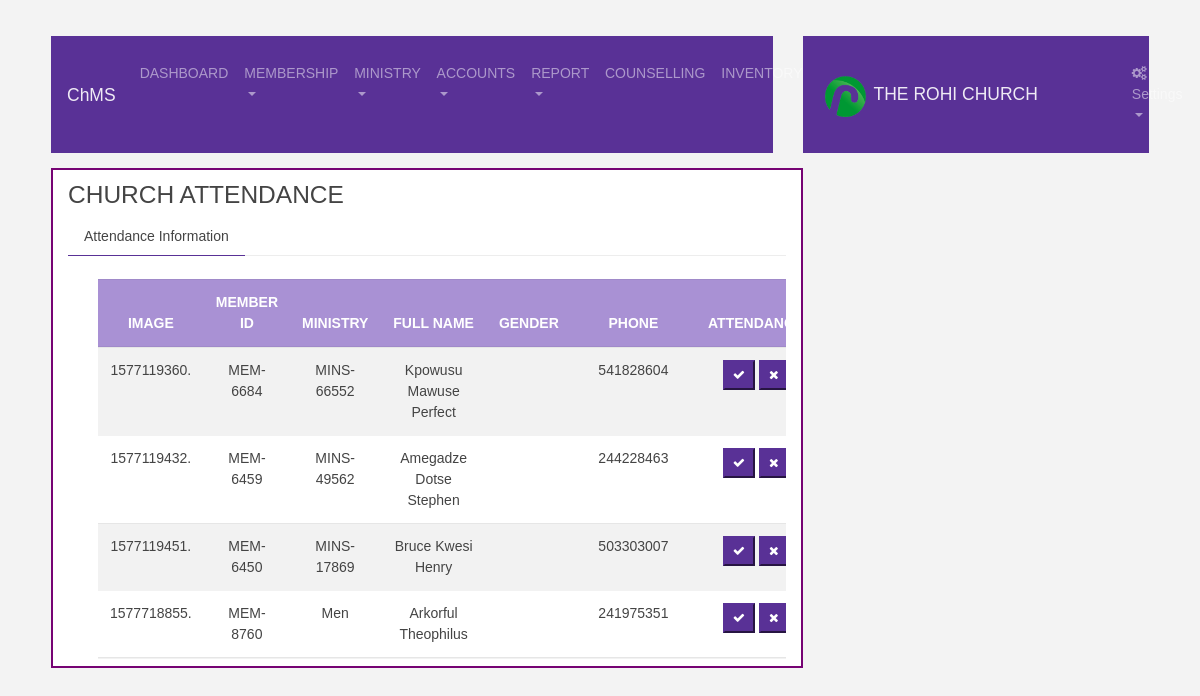
The page /grp_att.php (signed in) on the database its author committed.
### tables this page shows
CREATE TABLE `membership_tb` (
  `id` int(11) NOT NULL,
  `member_id` varchar(255) DEFAULT NULL,
  `last_name` varchar(255) DEFAULT NULL,
  `first_name` varchar(255) DEFAULT NULL,
  `other_name` varchar(255) DEFAULT NULL,
  `full_name` varchar(255) DEFAULT NULL,
  `dob` date DEFAULT NULL,
  `gender` varchar(255) DEFAULT NULL,
  `residential_address` varchar(255) DEFAULT NULL,
  `postal_address` varchar(255) DEFAULT NULL,
  `home_town` varchar(255) DEFAULT NULL,
  `phone_number` varchar(255) DEFAULT NULL,
  `nationality` varchar(255) DEFAULT NULL,
  `place_of_birth` varchar(255) DEFAULT NULL,
  `occupation` varchar(255) DEFAULT NULL,
  `marital_status` varchar(255) DEFAULT NULL,
  `email` varchar(255) DEFAULT NULL,
  `group_name` varchar(255) DEFAULT NULL,
  `baptism_status` varchar(255) DEFAULT NULL,
  `confirmation_status` varchar(255) DEFAULT NULL,
  `membership_type` varchar(255) DEFAULT NULL,
  `parental_name` varchar(255) DEFAULT NULL,
  `parental_status` varchar(255) DEFAULT NULL,
  `position` varchar(255) DEFAULT NULL,
  `member_status` varchar(255) DEFAULT NULL,
  `invited_by` varchar(255) DEFAULT NULL,
  `member_image` varchar(255) DEFAULT NULL,
  `doe` timestamp NOT NULL DEFAULT current_timestamp() ON UPDATE current_timestamp()
);

### assets/core/connection.php (called while the page is built, shortened)
<?php
$username = DB_USER;
$password = DB_PASSWORD;
$dbname = DB_NAME;
$port_number = 3306;
try{
	$db = new PDO("mysql:host=localhost;port=".$port_number.";dbname=$dbname", "$username", "$password");
	$db->setAttribute(PDO::ATTR_ERRMODE, PDO::ERRMODE_EXCEPTION);
}
catch(PDOException $e){
	echo 'ERROR: ' . $e->getMessage();
}
 	function select($sql, $fetchMode = PDO::FETCH_ASSOC){
        global $db;
        $stmt = $db->prepare($sql);
        $ok = $stmt->execute();
        return $stmt->fetchAll($fetchMode);
     }
?>

### grp_att.php (the view, shortened to what this page needs)
<?php
include 'layout/head.php';
$attendance= select("SELECT * FROM membership_tb ");
?>
<div class="container-fluid">
    <div class="row">
        <div class="col-md-8" style="margin-left:15px;margin-top:15px;margin-bottom:0px;border:2px solid #760373;height:500px;padding-top:10px;background-color:#fff;">
            <h3>CHURCH ATTENDANCE</h3>
  <ul class="nav nav-tabs">
  <li class="nav-item">
  <a class="nav-link active show" data-toggle="tab" href="#home">Attendance Information</a>
  </li>
</ul>
<div id="myTabContent" class="tab-content">
        <div class="row" style="padding-top:1%; margin-left:360px;">
  </div>
  <div class="container" style="text-align:center;overflow:scroll; height:380px;">
  <form action="" method="post" enctype="multipart/form-data">
    <div class="col-md-12">
      <table class="table table-striped">
        <thead class="thead-dark">
        <tr>
<th>IMAGE</th>
<th>MEMBER ID</th>
<th>MINISTRY</th>
<th>FULL NAME</th>
  <th>GENDER</th>
    <th>PHONE</th>
    <th>ATTENDANCE</th>
        </thead>
        <tbody>
       <?php foreach($attendance as $attendances){
        $img     = $attendances['member_image'];
       $mem_id   = $attendances['member_id'];
       $gp_name  = $attendances['group_name'];
       $fll_name = $attendances['full_name'];
       $gender   = $attendances['gender'];
       $p_num    = $attendances['phone_number'];
        ?>
      <tr>
          <td><?php echo $img;?></td>
          <td><?php echo $mem_id;?></td>
          <td><?php echo $gp_name;?></td>
          <td><?php echo $fll_name;?></td>
          <td><?php echo $gender;?></td>
          <td><?php echo $p_num;?></td>
         <td><button type="submit" class ="btn-sm btn-primary" name="pre_sent"><i class="fa fa-check"></i></button>
        <button type="submit" class ="btn-sm btn-primary" name="ab_sent"><i class="fa fa-close"></i></button></td>
        </tr>
        <?php } ?>
         </tbody>
</table>
  </div></div>
  </div>
</div>       </div>
      </div>
        <div class="col-md-4"></div>
<br><br><br><br><br><br>
<?php
include 'layout/foot.php';
?>

### layout/head.php (shortened to what this page needs)
<?php
require 'assets/core/connection.php';
?>
<!doctype html>
<html>
	<head>
        <link rel="stylesheet" type="text/css" href="assets/css1/bootstrap.min.css">
       <link rel="stylesheet" href="assets/css1/font-awesome.min.css">
       <link rel="stylesheet" href="assets/css1/bootstrap-select.min.css">
       <link rel="stylesheet" href="https://cdnjs.cloudflare.com/ajax/libs/bootstrap-select/1.13.1/css/bootstrap-select.min.css">
<link rel="stylesheet" href="dash.css">
	</head>
	<body>
        <?php include 'nav.php'; ?>

### layout/nav.php (shortened to what this page needs)
<div class="container-fluid">
    <div class="row">
        <div class="col-md-8">
<nav style="margin-right:0px;padding-right:0px;"class="navbar navbar-expand-sm bg-primary navbar-dark">
    <div class="navbar-header">
        <a class="navbar-brand" href="#"> ChMS</a>
    </div>
  <ul class="navbar-nav">
    <li class="nav-item">
      <a class="nav-link" href="dashboard.php">DASHBOARD</a>
    </li>
      <?php
      $get_level = select("SELECT * FROM church_login WHERE pass='".$_SESSION['pass']."'");
      foreach($get_level as $get_levels){}
      if($get_levels['a_level']=='2'|| $get_levels['a_level']=='1'){
        ?>
    <li class="nav-item dropdown">
      <a class="nav-link dropdown-toggle" href="#" id="navbardrop" data-toggle="dropdown">
        MEMBERSHIP
      </a>
    </li>
    <?php }?>
    <?php
       if($get_levels['a_level']=='3'|| $get_levels['a_level']=='1'){?>
    <li class="nav-item dropdown">
      <a class="nav-link dropdown-toggle" href="#" id="navbardrop" data-toggle="dropdown">
        MINISTRY
      </a>
    </li>
      <?php } ?>
      <?php
       if($get_levels['a_level']=='4'|| $get_levels['a_level']=='1'){?>
    <li class="nav-item dropdown">
      <a class="nav-link dropdown-toggle" href="#" id="navbardrop" data-toggle="dropdown">
        ACCOUNTS
      </a>
    </li>
  <?php }?>
    <?php
     if($get_levels['a_level']=='4'|| $get_levels['a_level']=='1'){?>
    <li class="nav-item dropdown">
      <a class="nav-link dropdown-toggle" href="#" id="navbardrop" data-toggle="dropdown">
        REPORT
      </a>
    </li>
  <?php } ?>
  <?php
   if($get_levels['a_level']=='5'|| $get_levels['a_level']=='1'){?>
      <li class="nav-item">
      <a class="nav-link" href="counselling.php">COUNSELLING</a>
    </li>
<?php } ?>
<?php
 if($get_levels['a_level']=='4'|| $get_levels['a_level']=='1'){?>
      <li class="nav-item">
      <a class="nav-link" href="inventory.php">INVENTORY</a>
    </li>
    <?php
 if($get_levels['a_level']=='1'){?>
      <li class="nav-item">
      <a class="nav-link" href="register_user.php">REGISTER NEW USER</a>
    </li>
<?php } ?>
<?php } ?>
  </ul>
</nav>
        </div>
<div class="col-md-4">
    <nav style="margin-right:0px;padding-right:0px;"class="navbar navbar-expand-sm bg-primary navbar-dark">
    <div class="navbar-header" style="padding:0px;">
        <a class="navbar-brand" href="#"> <img class="" style="width:50px;" src="assets/images/icon.png"> THE ROHI CHURCH</a>
    </div>
  <ul class="navbar-nav pull-right" style="margin-left:150px;">
    <li class="nav-item dropdown">
      <a class="nav-link dropdown-toggle" href="#" id="navbardrop" data-toggle="dropdown" style="margin-left:-80px;">
        <i class="fa fa-cogs"></i> Settings
      </a>
    </li>
  </ul>
</nav>
        </div>
    </div>
</div>

### layout/foot.php (shortened to what this page needs)
<link rel="stylesheet" type="text/css"  href="js2/jquery-ui.css" />
</body>
</html>

### assets/css1/dash.css (style rules this page uses)
body { font-family: Arial; }

### layout/head.php (style rules this page uses)
body { padding:3%; background-color: rgba(234, 234, 234, 0.53); }

### rows shown on the page
membership_tb: member_image "1577119360.", member "MEM-6684", group_name "MINS-66552", full_name "Kpowusu Mawuse Perfect", phone_number "541828604"
membership_tb: member_image "1577119432.", member "MEM-6459", group_name "MINS-49562", full_name "Amegadze Dotse Stephen", phone_number "244228463"
membership_tb: member_image "1577119451.", member "MEM-6450", group_name "MINS-17869", full_name "Bruce Kwesi Henry", phone_number "503303007"
membership_tb: member_image "1577718855.", member "MEM-8760", group_name "Men", full_name "Arkorful Theophilus", phone_number "241975351"
